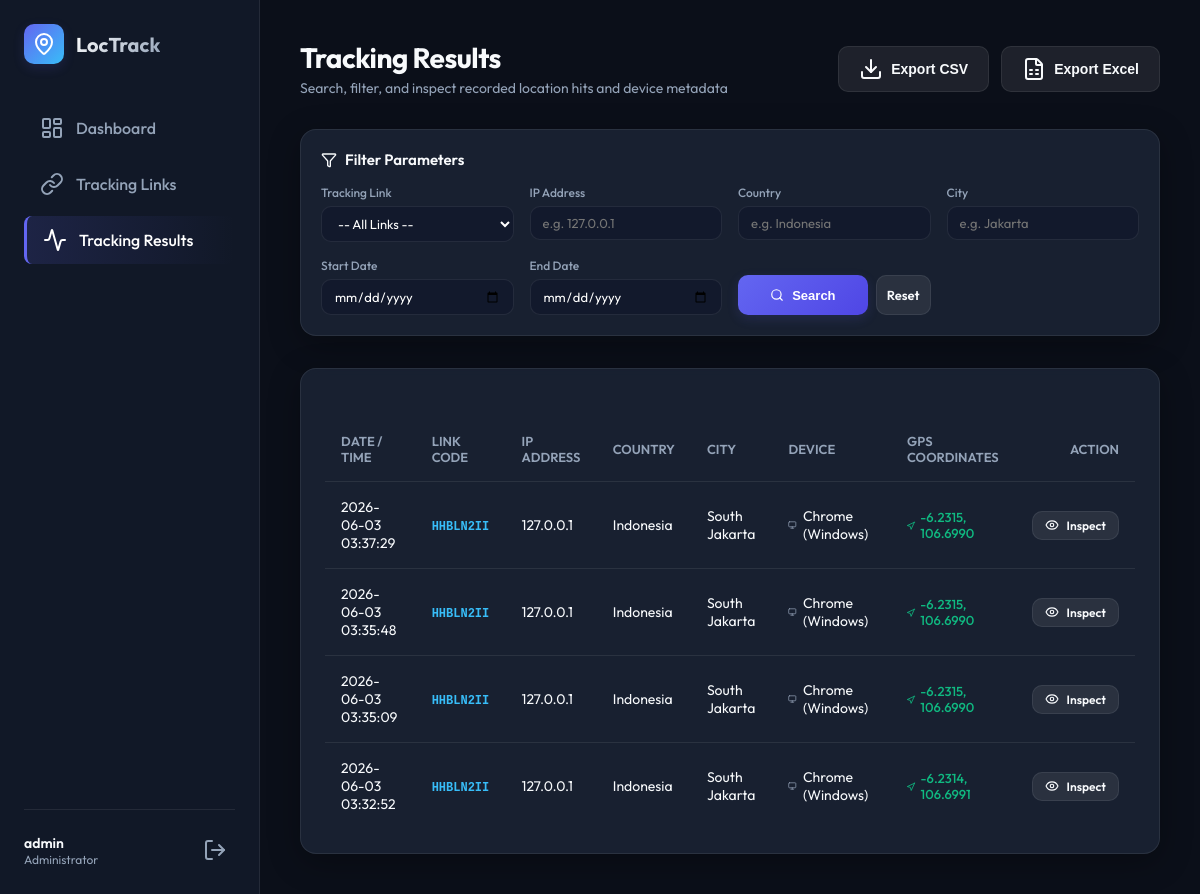
The app's page /tracking-results/ (signed in) with its own data.
### tracking/models.py (models this page shows, shortened)
class TrackingHit(models.Model):
    tracking_link = models.ForeignKey(TrackingLink, on_delete=models.CASCADE, related_name='hits')
    ip_address = models.GenericIPAddressField()
    latitude = models.DecimalField(max_digits=12, decimal_places=9, null=True, blank=True)
    longitude = models.DecimalField(max_digits=12, decimal_places=9, null=True, blank=True)
    accuracy = models.FloatField(null=True, blank=True)
    country = models.CharField(max_length=255, blank=True, null=True)
    province = models.CharField(max_length=255, blank=True, null=True)
    city = models.CharField(max_length=255, blank=True, null=True)
    district = models.CharField(max_length=255, blank=True, null=True)
    full_address = models.TextField(blank=True, null=True)
    isp = models.CharField(max_length=255, blank=True, null=True)
    asn = models.CharField(max_length=255, blank=True, null=True)
    browser = models.CharField(max_length=100, blank=True, null=True)
    browser_version = models.CharField(max_length=100, blank=True, null=True)
    os = models.CharField(max_length=100, blank=True, null=True)
    device_type = models.CharField(max_length=100, blank=True, null=True)
    language = models.CharField(max_length=100, blank=True, null=True)
    screen_width = models.IntegerField(null=True, blank=True)
    screen_height = models.IntegerField(null=True, blank=True)
    referrer = models.CharField(max_length=500, blank=True, null=True)
    visited_at = models.DateTimeField(auto_now_add=True)

class TrackingLink(models.Model):
    uuid = models.UUIDField(default=uuid.uuid4, unique=True, editable=False)
    name = models.CharField(max_length=255)
    description = models.TextField(blank=True, null=True)
    code = models.CharField(max_length=50, unique=True)
    require_gps = models.BooleanField(default=True)
    redirect_url = models.URLField(blank=True, null=True)
    is_active = models.BooleanField(default=True)
    created_at = models.DateTimeField(auto_now_add=True)
    expired_at = models.DateTimeField(blank=True, null=True)
    created_by = models.ForeignKey(User, on_delete=models.CASCADE, related_name='tracking_links')

### tracking/views.py (the view)
# urls.py: path('tracking-results/', result_list, name='result_list'),
@login_required
def result_list(request):
    hits = TrackingHit.objects.filter(tracking_link__created_by=request.user).order_by('-visited_at')
    link_id = request.GET.get('link')
    country = request.GET.get('country')
    city = request.GET.get('city')
    ip = request.GET.get('ip')
    start_date = request.GET.get('start_date')
    end_date = request.GET.get('end_date')
    if link_id:
        hits = hits.filter(tracking_link_id=link_id)
    if country:
        hits = hits.filter(country__icontains=country)
    if city:
        hits = hits.filter(city__icontains=city)
    if ip:
        hits = hits.filter(ip_address__icontains=ip)
    if start_date:
        try:
            sd = datetime.strptime(start_date, '%Y-%m-%d')
            hits = hits.filter(visited_at__date__gte=sd)
        except ValueError:
            pass
    if end_date:
        try:
            ed = datetime.strptime(end_date, '%Y-%m-%d')
            hits = hits.filter(visited_at__date__lte=ed)
        except ValueError:
            pass
    user_links = TrackingLink.objects.filter(created_by=request.user)
    context = {
        'hits': hits,
        'user_links': user_links,
        'selected_link': link_id,
        'selected_country': country or '',
        'selected_city': city or '',
        'selected_ip': ip or '',
        'start_date': start_date or '',
        'end_date': end_date or ''
    }
    return render(request, 'tracking/results.html', context)

### templates/tracking/results.html (shortened to what this page needs)
{% extends "base.html" %}
{% block content %}
<header>
    <div>
        <h1>Tracking Results</h1>
        <div class="subtitle">Search, filter, and inspect recorded location hits and device metadata</div>
    </div>
    <div style="display: flex; gap: 12px;">
        <button id="export-csv-btn" class="btn btn-secondary" onclick="exportData('csv')">
            <i data-lucide="download"></i>
            Export CSV
        </button>
        <button id="export-xlsx-btn" class="btn btn-secondary" onclick="exportData('xlsx')">
            <i data-lucide="file-spreadsheet"></i>
            Export Excel
        </button>
    </div>
</header>
<div class="glass-card" style="margin-bottom: 32px; padding: 20px;">
    <h3 style="font-size: 15px; font-weight: 600; margin-bottom: 16px; display: flex; align-items: center; gap: 8px;">
        <i data-lucide="filter" style="width: 16px; height: 16px;"></i>
        Filter Parameters
    </h3>
    <form method="get" action="{% url 'result_list' %}" id="filter-form" style="display: grid; grid-template-columns: repeat(auto-fit, minmax(180px, 1fr)); gap: 16px;">
        <div class="form-group" style="margin-bottom: 0;">
            <label for="link" style="font-size: 12px; margin-bottom: 6px;">Tracking Link</label>
            <select name="link" id="link" class="form-control" style="padding: 8px 12px; font-size: 13px;">
                <option value="">-- All Links --</option>
            </select>
        </div>
        <div class="form-group" style="margin-bottom: 0;">
            <label for="ip" style="font-size: 12px; margin-bottom: 6px;">IP Address</label>
            <input type="text" name="ip" id="ip" class="form-control" style="padding: 8px 12px; font-size: 13px;" placeholder="e.g. 127.0.0.1" value="{{ selected_ip }}">
        </div>
        <div class="form-group" style="margin-bottom: 0;">
            <label for="country" style="font-size: 12px; margin-bottom: 6px;">Country</label>
            <input type="text" name="country" id="country" class="form-control" style="padding: 8px 12px; font-size: 13px;" placeholder="e.g. Indonesia" value="{{ selected_country }}">
        </div>
        <div class="form-group" style="margin-bottom: 0;">
            <label for="city" style="font-size: 12px; margin-bottom: 6px;">City</label>
            <input type="text" name="city" id="city" class="form-control" style="padding: 8px 12px; font-size: 13px;" placeholder="e.g. Jakarta" value="{{ selected_city }}">
        </div>
        <div class="form-group" style="margin-bottom: 0;">
            <label for="start_date" style="font-size: 12px; margin-bottom: 6px;">Start Date</label>
            <input type="date" name="start_date" id="start_date" class="form-control" style="padding: 8px 12px; font-size: 13px;" value="{{ start_date }}">
        </div>
        <div class="form-group" style="margin-bottom: 0;">
            <label for="end_date" style="font-size: 12px; margin-bottom: 6px;">End Date</label>
            <input type="date" name="end_date" id="end_date" class="form-control" style="padding: 8px 12px; font-size: 13px;" value="{{ end_date }}">
        </div>
        <div style="display: flex; gap: 8px; align-items: flex-end;">
            <button type="submit" class="btn btn-primary" style="flex-grow: 1; padding: 10px; justify-content: center; height: 40px; font-size: 13px;">
                <i data-lucide="search" style="width: 14px; height: 14px;"></i>
                Search
            </button>
            <a href="{% url 'result_list' %}" class="btn btn-secondary" style="padding: 10px; justify-content: center; height: 40px; font-size: 13px;">
                Reset
            </a>
        </div>
    </form>
</div>
<div class="glass-card">
    <div class="data-table-container">
        <table>
            <thead>
                <tr>
                    <th>Date / Time</th>
                    <th>Link Code</th>
                    <th>IP Address</th>
                    <th>Country</th>
                    <th>City</th>
                    <th>Device</th>
                    <th>GPS Coordinates</th>
                    <th style="text-align: right;">Action</th>
                </tr>
            </thead>
            <tbody>
                {% for hit in hits %}
                <tr>
                    <td>{{ hit.visited_at|date:"Y-m-d H:i:s" }}</td>
                    <td>
                        <span style="font-family: monospace; font-size: 12px; font-weight: 600; color: var(--accent);">
                            {{ hit.tracking_link.code }}
                        </span>
                    </td>
                    <td>{{ hit.ip_address }}</td>
                    <td>{{ hit.country|default:"Unknown" }}</td>
                    <td>{{ hit.city|default:"Unknown" }}</td>
                    <td>
                        <div style="display: flex; align-items: center; gap: 6px;">
                            {% if hit.device_type == 'Mobile' %}
                                <i data-lucide="smartphone" style="width: 14px; height: 14px; color: var(--text-muted);" title="Mobile"></i>
                            {% elif hit.device_type == 'Tablet' %}
                                <i data-lucide="tablet" style="width: 14px; height: 14px; color: var(--text-muted);" title="Tablet"></i>
                            {% else %}
                                <i data-lucide="monitor" style="width: 14px; height: 14px; color: var(--text-muted);" title="Desktop"></i>
                            {% endif %}
                            <span>{{ hit.browser }} ({{ hit.os }})</span>
                        </div>
                    </td>
                    <td>
                        {% if hit.latitude and hit.longitude %}
                            <span style="color: var(--success); font-weight: 500; font-size: 13px; display: flex; align-items: center; gap: 4px;">
                                <i data-lucide="navigation-2" style="width: 12px; height: 12px; transform: rotate(45deg);"></i>
                                {{ hit.latitude|floatformat:4 }}, {{ hit.longitude|floatformat:4 }}
                            </span>
                        {% else %}
                            <span style="color: var(--text-muted); font-size: 12px;">No GPS (IP Only)</span>
                        {% endif %}
                    </td>
                    <td style="text-align: right;">
                        <a href="{% url 'result_detail' hit.pk %}" class="btn btn-secondary" style="padding: 6px 12px; font-size: 12px;">
                            <i data-lucide="eye" style="width: 14px; height: 14px;"></i>
                            Inspect
                        </a>
                    </td>
                </tr>
                {% endfor %}
            </tbody>
        </table>
    </div>
</div>
{% endblock %}

### templates/base.html (shortened to what this page needs)
<!DOCTYPE html>
<html lang="en">
<head>
    <link rel="stylesheet" href="https://unpkg.com/leaflet@1.9.4/dist/leaflet.css" />
</head>
<body>
    {% if request.user.is_authenticated %}
    <aside>
        <div class="logo-area">
            <div class="logo-icon">
                <i data-lucide="map-pin"></i>
            </div>
            <div class="logo-text">LocTrack</div>
        </div>
        <ul class="nav-links">
            <li class="{% if request.resolver_match.url_name == 'dashboard' %}active{% endif %}">
                <a href="{% url 'dashboard' %}">
                    <i data-lucide="layout-dashboard"></i>
                    Dashboard
                </a>
            </li>
            <li class="{% if 'link' in request.resolver_match.url_name %}active{% endif %}">
                <a href="{% url 'link_list' %}">
                    <i data-lucide="link"></i>
                    Tracking Links
                </a>
            </li>
            <li class="{% if 'result' in request.resolver_match.url_name %}active{% endif %}">
                <a href="{% url 'result_list' %}">
                    <i data-lucide="activity"></i>
                    Tracking Results
                </a>
            </li>
        </ul>
        <div class="user-section">
            <div class="user-info">
                <span class="username">{{ request.user.username }}</span>
                <span class="user-role">Administrator</span>
            </div>
            <a href="{% url 'logout' %}" class="logout-btn" title="Logout">
                <i data-lucide="log-out"></i>
            </a>
        </div>
    </aside>
    {% endif %}
    <main>
        {% block content %}{% endblock %}
    </main>
</body>
</html>

### records on screen
TrackingHit: visited_at "2026-06-03 03:37:29", tracking_link.code "HHBLN2II", ip_address "127.0.0.1", country "Indonesia", city "South Jakarta", device_type "Desktop" (drawn), browser "Chrome", os "Windows", latitude "-6.2315", longitude "106.6990"
TrackingHit: visited_at "2026-06-03 03:35:48", tracking_link.code "HHBLN2II", ip_address "127.0.0.1", country "Indonesia", city "South Jakarta", device_type "Desktop" (drawn), browser "Chrome", os "Windows", latitude "-6.2315", longitude "106.6990"
TrackingHit: visited_at "2026-06-03 03:35:09", tracking_link.code "HHBLN2II", ip_address "127.0.0.1", country "Indonesia", city "South Jakarta", device_type "Desktop" (drawn), browser "Chrome", os "Windows", latitude "-6.2315", longitude "106.6990"
TrackingHit: visited_at "2026-06-03 03:32:52", tracking_link.code "HHBLN2II", ip_address "127.0.0.1", country "Indonesia", city "South Jakarta", device_type "Desktop" (drawn), browser "Chrome", os "Windows", latitude "-6.2314", longitude "106.6991"

### other values on screen
{{ request.user.username }} "admin"
